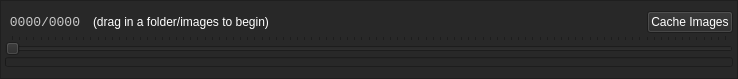
<?xml version="1.0" encoding="UTF-8"?>
<ui version="4.0">
 <class>Form</class>
 <widget class="QWidget" name="Form">
  <property name="geometry">
   <rect>
    <x>0</x>
    <y>0</y>
    <width>738</width>
    <height>79</height>
   </rect>
  </property>
  <property name="windowTitle">
   <string>Form</string>
  </property>
  <property name="styleSheet">
   <string notr="true">background-color: rgb(50, 50, 50);color: rgb(255, 255, 255);selection-background-color:rgb(140, 140, 140)</string>
  </property>
  <layout class="QVBoxLayout" name="verticalLayout_2">
   <property name="margin">
    <number>0</number>
   </property>
   <item>
    <widget class="QFrame" name="frame">
     <property name="styleSheet">
      <string notr="true">background-color: rgb(40,40,40);</string>
     </property>
     <property name="frameShape">
      <enum>QFrame::StyledPanel</enum>
     </property>
     <property name="frameShadow">
      <enum>QFrame::Raised</enum>
     </property>
     <layout class="QVBoxLayout" name="verticalLayout_3">
      <property name="leftMargin">
       <number>4</number>
      </property>
      <property name="topMargin">
       <number>2</number>
      </property>
      <property name="rightMargin">
       <number>4</number>
      </property>
      <property name="bottomMargin">
       <number>2</number>
      </property>
      <item>
       <layout class="QVBoxLayout" name="verticalLayout">
        <property name="spacing">
         <number>2</number>
        </property>
        <item>
         <layout class="QHBoxLayout" name="horizontalLayout_2">
          <property name="spacing">
           <number>8</number>
          </property>
          <item>
           <widget class="QLabel" name="ImageSliderLabel">
            <property name="minimumSize">
             <size>
              <width>80</width>
              <height>0</height>
             </size>
            </property>
            <property name="maximumSize">
             <size>
              <width>80</width>
              <height>16</height>
             </size>
            </property>
            <property name="font">
             <font>
              <family>Lucida Console</family>
              <pointsize>10</pointsize>
             </font>
            </property>
            <property name="styleSheet">
             <string notr="true">color: rgb(200, 200, 200);</string>
            </property>
            <property name="text">
             <string>0000/0000</string>
            </property>
            <property name="alignment">
             <set>Qt::AlignBottom|Qt::AlignHCenter</set>
            </property>
           </widget>
          </item>
          <item>
           <widget class="QLabel" name="ImagePath">
            <property name="font">
             <font>
              <pointsize>9</pointsize>
             </font>
            </property>
            <property name="text">
             <string>(drag in a folder/images to begin)</string>
            </property>
           </widget>
          </item>
          <item>
           <spacer name="horizontalSpacer">
            <property name="orientation">
             <enum>Qt::Horizontal</enum>
            </property>
            <property name="sizeHint" stdset="0">
             <size>
              <width>40</width>
              <height>20</height>
             </size>
            </property>
           </spacer>
          </item>
          <item>
           <widget class="QPushButton" name="CacheImagesBtn">
            <property name="text">
             <string>Cache Images</string>
            </property>
           </widget>
          </item>
         </layout>
        </item>
        <item>
         <layout class="QHBoxLayout" name="horizontalLayout_3">
          <property name="spacing">
           <number>4</number>
          </property>
          <item>
           <widget class="QSlider" name="ImageSlider">
            <property name="maximum">
             <number>100</number>
            </property>
            <property name="orientation">
             <enum>Qt::Horizontal</enum>
            </property>
            <property name="tickPosition">
             <enum>QSlider::TicksAbove</enum>
            </property>
            <property name="tickInterval">
             <number>1</number>
            </property>
           </widget>
          </item>
         </layout>
        </item>
        <item>
         <widget class="QProgressBar" name="progressBar">
          <property name="maximumSize">
           <size>
            <width>16777215</width>
            <height>10</height>
           </size>
          </property>
          <property name="styleSheet">
           <string notr="true">selection-background-color: rgb(68, 118, 170);</string>
          </property>
          <property name="maximum">
           <number>100</number>
          </property>
          <property name="value">
           <number>0</number>
          </property>
          <property name="textVisible">
           <bool>false</bool>
          </property>
         </widget>
        </item>
       </layout>
      </item>
     </layout>
    </widget>
   </item>
  </layout>
 </widget>
 <resources/>
 <connections>
  <connection>
   <sender>ImageSlider</sender>
   <signal>valueChanged(int)</signal>
   <receiver>progressBar</receiver>
   <slot>setValue(int)</slot>
   <hints>
    <hint type="sourcelabel">
     <x>298</x>
     <y>40</y>
    </hint>
    <hint type="destinationlabel">
     <x>387</x>
     <y>66</y>
    </hint>
   </hints>
  </connection>
  <connection>
   <sender>ImageSlider</sender>
   <signal>rangeChanged(int,int)</signal>
   <receiver>progressBar</receiver>
   <slot>setRange(int,int)</slot>
   <hints>
    <hint type="sourcelabel">
     <x>338</x>
     <y>39</y>
    </hint>
    <hint type="destinationlabel">
     <x>340</x>
     <y>66</y>
    </hint>
   </hints>
  </connection>
 </connections>
</ui>
